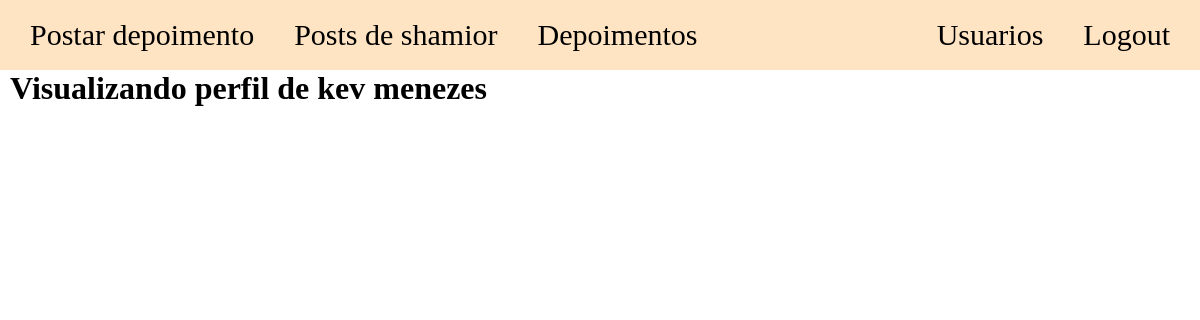
The app's page /shamior/posts (signed in), older data.
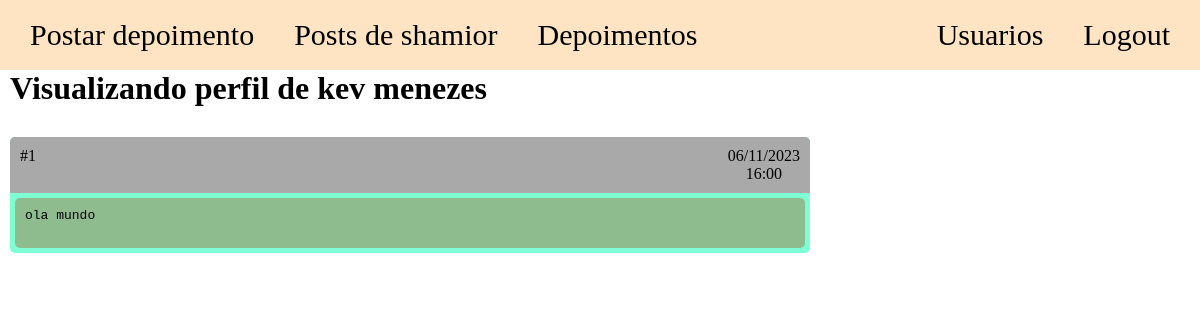
The same page, newer data.
### models.py (models this page shows)
class Usuario(db.Model):
    __tablename__ = "Usuario"
    usuario = Column(String(20), primary_key=True)
    nome = Column(String(64))
    sobrenome = Column(String(64))
    senha = Column(String(102))
    criado_em = Column(DateTime, default=datetime.now)

class Post(db.Model):
    id = Column(Integer, primary_key=True, autoincrement=True)
    de = Column(ForeignKey("Usuario.usuario"))
    para = Column(ForeignKey("Usuario.usuario"))
    conteudo = Column(String)
    criado_em = Column(DateTime, default=datetime.now)

### app.py (the view)
@app.route('/<username>/posts')
@login_required
def usuario(username):
    user = Usuario.query.filter_by(usuario=username).first() #dados de um usuario
    if user == None:
        return 'Usuario não existe'
    posts = Post.query.filter_by(de=username, para=username).order_by(
        Post.criado_em.desc(),# ordenando em ordem descrescente
    ).all()
    return render_template(
        'usuario/posts.html',
        nome=user.nome,
        sobrenome=user.sobrenome,
        usuario=user.usuario,
        posts=posts
    )

### app.py (called while the page is built)
def login_required(funcao):
    @wraps(funcao)
    def inner(*args, **kwargs):
        if 'logado' in session:
            return funcao(*args, **kwargs)
        else:
            return redirect(url_for('login'))
    return inner

### templates/usuario/posts.html (shortened to what this page needs)
<!DOCTYPE html>
<html lang="pt-BR">
<head>
    <link rel="stylesheet" href="/static/css/page.css">
</head>
<body>
    <nav>
        <div class="wrapper">
            <a href="/{{ usuario }}/postar">Postar depoimento</a>
            <a href="/{{ usuario }}/posts">Posts de {{ usuario }}</a>
            <a href="/{{ usuario }}/depoimentos">Depoimentos</a>
        </div>
        <div class="wrapper">
            <a href="/listar/usuarios">Usuarios</a>
            <a href="/logout">Logout</a>
        </div>
    </nav>
    <main>
        <h1>Visualizando perfil de {{ nome }} {{ sobrenome }}</h1>
        <div class="posts">
            {% for post in posts %}
                <div class="post">
                    <div class="post-header">
                        <div class="authors">
                            <p>#{{ post.id }}</p>
                        </div>
                        <div class="time">
                            <p>{{ post.criado_em.strftime("%d/%m/%Y") }}</p>
                            <p>{{ post.criado_em.strftime("%H:%M") }}</p>
                        </div>
                    </div>
                    <pre class="content">{{ post.conteudo }}</pre>
                </div>
            {% endfor %}
        </div>
    </main>
</body>
</html>

### static/css/page.css (style rules this page uses)
:root { --altura-nav: 70px; }
* { margin: 0; box-sizing: border-box; }
nav { display: flex; align-items: center; position: fixed; margin: 0; height: var(--altura-nav); left: 0px; top: 0px; width: 100%; background-color: bisque; justify-content: space-between; }
nav .wrapper { display: flex; gap: 40px; margin: 0px 30px; }
main { padding: 10px; padding-top: var(--altura-nav); }
nav a { font-size: 30px; text-decoration: none; color: black; }
.post { display: flex; flex-direction: column; width: 800px; background-color: aquamarine; border-radius: 5px; overflow: hidden; }
.post-header { display: flex; justify-content: space-between; align-items: flex-start; background-color: darkgray; padding: 10px; }
.posts { margin-top: 30px; display: flex; flex-direction: column; gap: 40px; width: 100%; }
.time { text-align: center; }
.content { background-color: darkseagreen; text-wrap: wrap; margin: 5px; min-height: 50px; border-radius: 5px; padding: 10px; }

Row changes from the older to the newer data that the page shows:
added Post: id "1", criado_em "06/11/2023", criado_em "16:00", conteudo "ola mundo"
